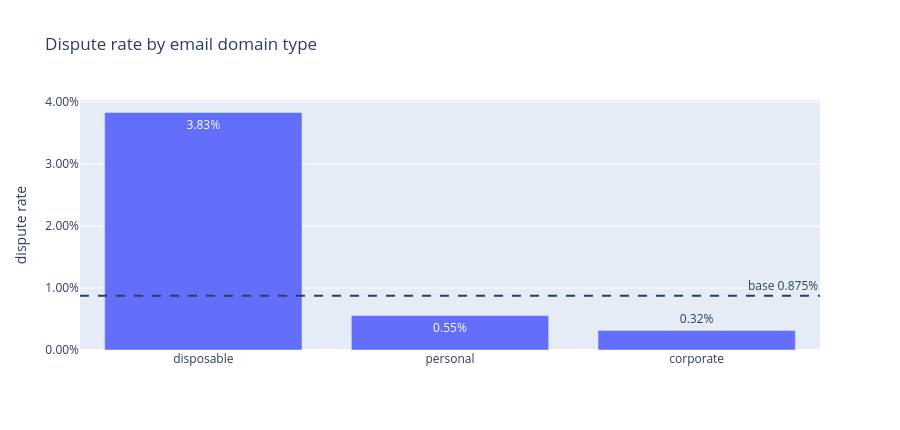

Write notebook code for a chart like this one.
### Markdown cell above
## Two segments the dev plan doesn't list but notebooks 3 and 5 need

### Code cell
# (a) Customer attributes — feeds notebook 3's instant features.
cust_join = eda.merge(
    customers[["customer_id", "email_domain_type", "phone_verified",
               "account_age_days", "prior_disputes"]],
    on="customer_id", how="left", validate="many_to_one",
)
assert cust_join["email_domain_type"].isna().sum() == 0, "customer join lost rows"

plot_segment(cust_join, "email_domain_type",
             "Dispute rate by email domain type").show()
print(cust_join.groupby("phone_verified")["is_disputed"]
               .agg(["size", "mean"]).rename(columns={"mean": "dispute_rate"}))

# (b) Fulfilment — the FORBIDDEN table. Charted to justify the exclusion, not to use it.
ful_join = eda.merge(
    fulfilment[["payment_id", "delivery_status", "tracking_available",
                "address_completeness_score"]],
    on="payment_id", how="inner", validate="one_to_one",
)
print(f"\ntransactions with a fulfilment row: {len(ful_join):,} "
      f"(physical-goods categories only)")
plot_segment(ful_join, "delivery_status",
             "Dispute rate by delivery status — FORBIDDEN as a feature").show()

### Figure 1 — Plotly figure (JSON) as saved in the notebook; plotly's stock layout.template omitted (floating-point values rounded to 4 significant figures)
{"data": [{"customdata": [[13290.0, 2386.0], [85110.0, 2417.0], [21520.0, 2373.0]], "hovertemplate": "segment_value=%{x}<br>dispute_rate=%{y}<br>text=%{text}<br>transaction_count=%{customdata[0]:,}<br>avg_amount=%{customdata[1]:.0f}<extra></extra>", "legendgroup": "", "marker": {"color": "#636efa", "pattern": {"shape": ""}}, "name": "", "orientation": "v", "showlegend": false, "text": ["3.83%", "0.55%", "0.32%"], "textposition": "auto", "type": "bar", "x": ["disposable", "personal", "corporate"], "xaxis": "x", "y": [0.0383, 0.005546, 0.00316], "yaxis": "y"}], "layout": {"annotations": [{"showarrow": false, "text": "base 0.875%", "x": 1, "xanchor": "right", "xref": "x domain", "y": 0.008751, "yanchor": "bottom", "yref": "y"}], "barmode": "relative", "height": 430, "legend": {"tracegroupgap": 0}, "shapes": [{"line": {"dash": "dash"}, "type": "line", "x0": 0, "x1": 1, "xref": "x domain", "y0": 0.008751, "y1": 0.008751, "yref": "y"}], "showlegend": false, "title": {"text": "Dispute rate by email domain type"}, "xaxis": {"anchor": "y", "domain": [0, 1], "title": {"text": ""}}, "yaxis": {"anchor": "x", "domain": [0, 1], "tickformat": ".2%", "title": {"text": "dispute rate"}}}}
